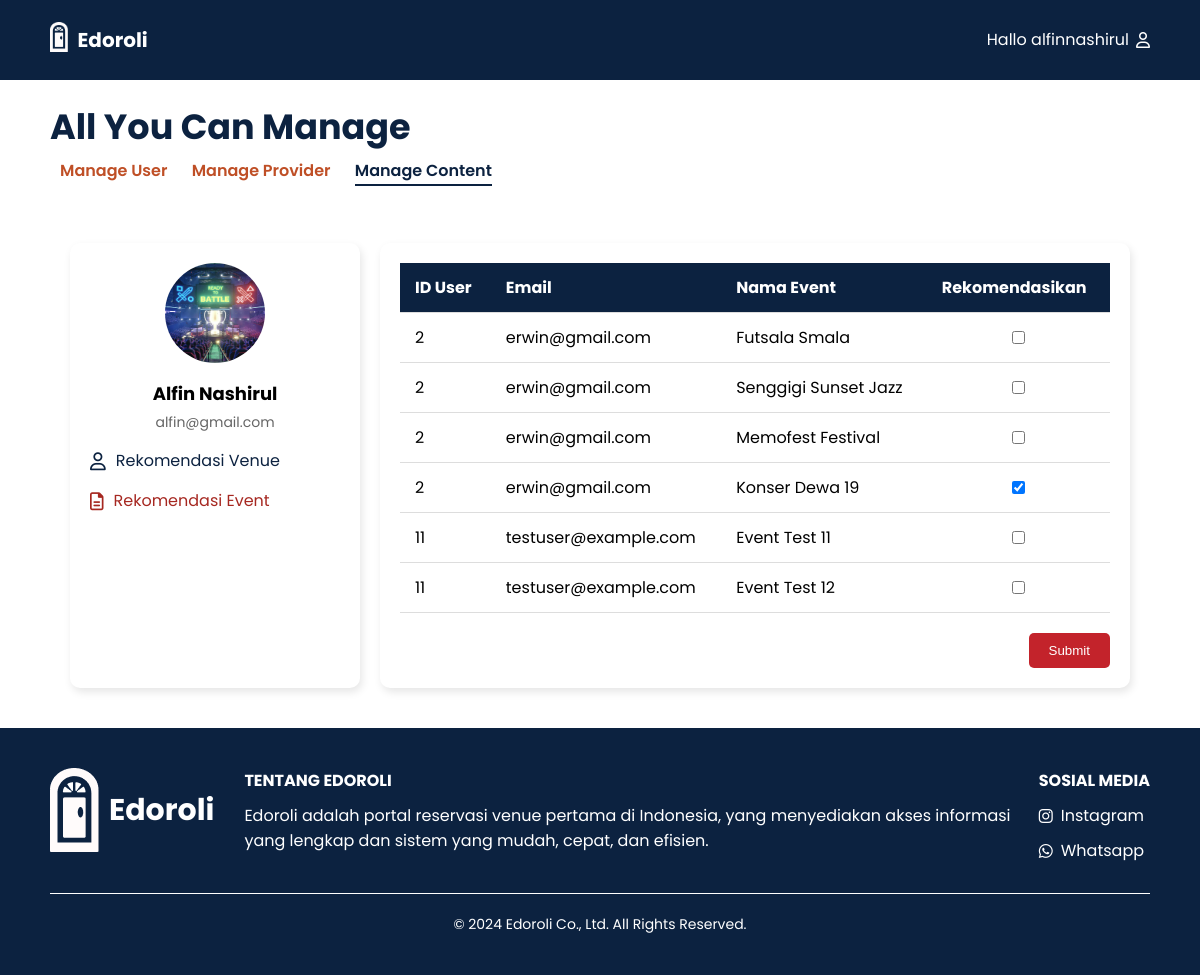
The app's page /Edorolli/Admin/content_event.php (signed in) with its own data.
### tables this page shows
CREATE TABLE `event` (
  `nama_event` varchar(255) NOT NULL,
  `jenis_event` varchar(50) NOT NULL,
  `deskripsi` text NOT NULL,
  `id_event` int(255) NOT NULL,
  `informasi` text NOT NULL,
  `rules` text NOT NULL,
  `rekomendasi` tinyint(1) NOT NULL,
  `gambar` text NOT NULL,
  `id_user` int(11) NOT NULL,
  `status` enum('waiting','confirmed','rejected') DEFAULT 'waiting',
  `id_venue` int(11) NOT NULL
);

CREATE TABLE `user` (
  `id` int(10) NOT NULL,
  `gmail` varchar(30) DEFAULT NULL,
  `name` varchar(255) DEFAULT NULL,
  `password` varchar(255) DEFAULT NULL,
  `gender` enum('Laki-laki','Perempuan') DEFAULT NULL,
  `nomorhp` bigint(18) DEFAULT NULL,
  `alamat` varchar(255) DEFAULT NULL
);

### Edorolli/Admin/content_event.php (the view, shortened to what this page needs)
<?php
$conn = connectDatabase();
$sql = "SELECT user.id, user.gmail, event.nama_event, event.rekomendasi, event.id_event
        FROM event
        INNER JOIN user ON event.id_user = user.id";
$result = $conn->query($sql);
?>
<!DOCTYPE html>
<html lang="en">
<head>
    <link rel="stylesheet" href="https://cdnjs.cloudflare.com/ajax/libs/font-awesome/6.0.0-beta3/css/all.min.css" />
    <link rel="stylesheet" href="../css/manage_content.css" />
    <link rel="stylesheet" href="../css/footer.css" />
</head>
<body>
<header>
    <div class="wrapper">
        <div class="logo-nama">
            <div class="logo"><img src="../image/logo.png" alt="Logo"></div>
            <div class="nama_website"><a href="#">Edoroli</a></div>
        </div>
        <div class="menu"><a href="user_manage.php?page=1">Hallo <?php echo $_SESSION['username']; ?><i class="far fa-user"></i></a></div>
    </div>
</header>
<nav class="main-title">
    <h1>All You Can Manage</h1>
    <div class="nav-links">
        <a href="user_manage.php?page=1" class="nav-item" id="user">Manage User</a>
        <a href="prov_manage.php?page=1" class="nav-item" id="provider">Manage Provider</a>
        <a href="content_venue.php" class="nav-item active" id="content">Manage Content</a>
    </div>
</nav>
<main>
    <div class="container">
        <div class="sidebar">
            <div class="profile-info">
                <img src="../image/MLBB.jpg" alt="Profile Picture" />
                <h3>Alfin Nashirul</h3>
                <p>alfin@gmail.com</p>
            </div>
            <nav>
                <ul>
                    <li><a href="content_venue.php"><i class="far fa-user"></i> Rekomendasi Venue</a></li>
                    <li class="active"><a href="content_event.php"><i class="far fa-file-alt"></i> Rekomendasi Event</a></li>
                </ul>
            </nav>
        </div>
        <div class="content">
            <form method="post" action="content_event.php">
                <table>
                    <thead>
                        <tr>
                            <th>ID User</th>
                            <th>Email</th>
                            <th>Nama Event</th>
                            <th>Rekomendasikan</th>
                        </tr>
                    </thead>
                    <tbody>
                        <?php
                        if ($result->num_rows > 0) {
                            while($row = $result->fetch_assoc()) {
                                echo "<tr>";
                                echo "<td>{$row['id']}</td>";
                                echo "<td>{$row['gmail']}</td>";
                                echo "<td>{$row['nama_event']}</td>";
                                echo "<td><input type='checkbox' name='event[]' value='{$row['id_event']}' ".($row['rekomendasi'] ? 'checked' : '')." /></td>";
                                echo "</tr>";
                            }
                        } else {
                            echo "<tr><td colspan='4'>No events found</td></tr>";
                        }
                        ?>
                    </tbody>
                </table>
                <div class="button-group">
                    <button type="submit" id="editBtn" class="edit-btn">Submit</button>
                </div>
            </form>
        </div>
    </div>
</main>
<?php require_once '../php/footer.php'; ?>
</body>
</html>

### Edorolli/css/manage_content.css (style rules this page uses)
* { text-decoration: none; margin: 0px; padding: 0px; }
body { font-family: "Poppins", sans-serif; margin: 0; padding: 0; background-color: white; }
.wrapper { width: 1100px; margin: auto; align-items: center; }
.nama_website a { font-size: 20px; font-weight: bold; float: left; font-family: "Poppins"; color: #fff; }
.logo img { padding: 22px 10px 0px 0px; vertical-align: center; float: left; max-width: 50px; max-height: 30px; }
.menu { float: right; display: flex; align-items: center; margin-left: auto; }
.menu a { color: #fff; display: flex; align-items: center; }
.menu a i { margin-left: 7px; }
header { width: 100%; margin: auto; display: flex; line-height: 80px; position: sticky; top: 0px; background-color: #0c2240; z-index: 10; justify-content: space-between; align-items: center; }
.main-title { max-width: 1100px; margin: 20px auto; display: flex; flex-direction: column; }
.main-title h1 { font-size: 35px; color: #0c2240; margin-bottom: 5px; }
.main-title a { margin: 0 10px; color: #bf4f26; text-decoration: none; font-size: 18px solid; position: relative; font-weight: 600; }
.nav-item.active { color: #0c2240; }
.nav-item.active::after { content: ""; position: absolute; width: 100%; height: 2px; background-color: #0c2240; left: 0; bottom: -4px; }
main { max-width: 1100px; margin: auto; padding: 20px; box-sizing: border-box; }
.container { display: flex; margin: 20px auto; max-width: 1100px; gap: 20px; }
.sidebar { background-color: #fff; border-radius: 10px; box-shadow: 2px 4px 8px rgba(0.1, 0, 0, 0.1); padding: 20px; width: 250px; }
.profile-info { text-align: center; }
.profile-info img { width: 100px; height: 100px; border-radius: 50%; margin-bottom: 10px; }
.profile-info h3 { font-size: 18px; margin-bottom: 5px; }
.profile-info p { font-size: 14px; color: #666; }
.sidebar nav ul { list-style: none; padding: 0; }
.sidebar nav ul li { margin: 15px 0; }
.sidebar nav ul li a { color: #0c2240; font-size: 16px; display: flex; align-items: center; gap: 10px; }
.sidebar nav ul li a i { font-size: 18px; }
.sidebar nav ul li.active a { color: #a62821; }
.sidebar nav ul li.active a i { color: #a62821; }
.content { flex-grow: 1; background-color: #fff; border-radius: 10px; box-shadow: 2px 4px 8px rgba(0.1, 0, 0, 0.1); padding: 20px; }
table { width: 100%; border-collapse: collapse; }
table th, table td { padding: 12px 15px; border-bottom: 1px solid #ddd; }
table th { background-color: #0c2240; color: #fff; text-align: left; }
table td input[type="checkbox"] { margin: 0 auto; display: block; }
.button-group { display: block; gap: 10px; text-align: right; }
.edit-btn { background-color: #C3232B; color: #fff; padding: 10px 20px; border: none; border-radius: 5px; cursor: pointer; align-self: flex-end; margin-top: 20px; }

### records on screen
event: id_user "2", id_user.gmail "erwin@gmail.com", nama_event "Futsala Smala"
event: id_user "2", id_user.gmail "erwin@gmail.com", nama_event "Senggigi Sunset Jazz"
event: id_user "2", id_user.gmail "erwin@gmail.com", nama_event "Memofest Festival"
event: id_user "2", id_user.gmail "erwin@gmail.com", nama_event "Konser Dewa 19", rekomendasi "☑"
event: id_user "11", id_user.gmail "testuser@example.com", nama_event "Event Test 11"
event: id_user "11", id_user.gmail "testuser@example.com", nama_event "Event Test 12"

### other values on screen
$_SESSION['username'] "alfinnashirul"
